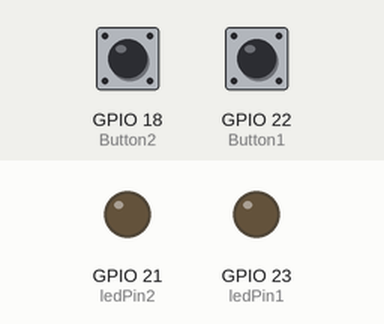
This sketch was run on a simulated ESP32. Shown: output pins drawn as LEDs (lit = HIGH). The inputs (shaded band) are chosen by the test bench; at power-on: GPIO 18 (Button2) HIGH, GPIO 22 (Button1) HIGH.

Above: at 1.2 s.
1.3 s: GPIO 18 (Button2) pulled LOW for 0.15 s
At 2.1 s:
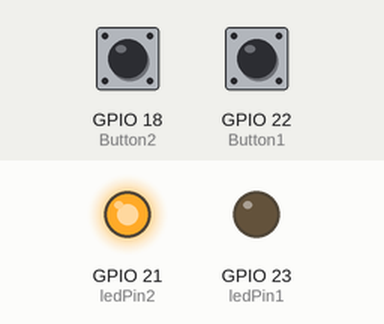
2.9 s: GPIO 22 (Button1) pulled LOW for 0.15 s
At 3.3 s:
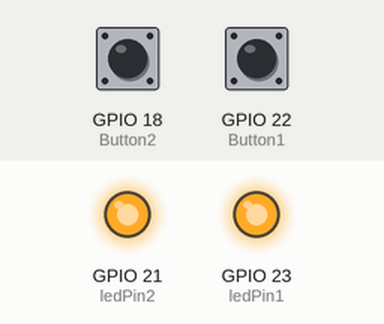
4.5 s: GPIO 18 (Button2) pulled LOW for 1 s
At 5.7 s:
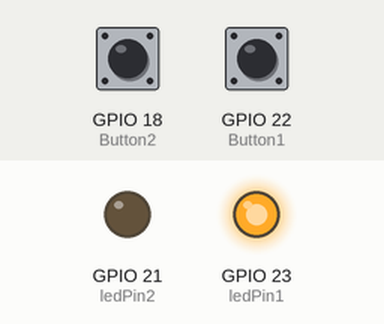
10.5 s: GPIO 18 (Button2) pulled LOW for 3.2 s
At 11.6 s:
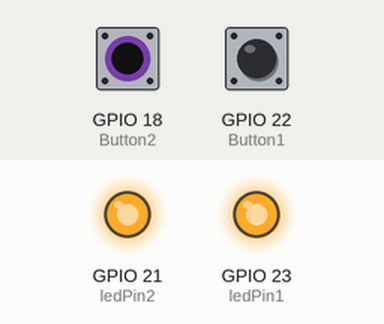
Timing chart, 0 to 13.5 s (numbered marks = the images above; inputs shaded):
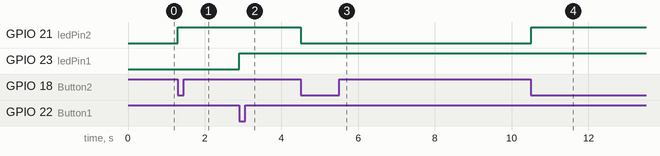

Measured:
- after the input at 1.3 s, GPIO 21 (ledPin2): LOW → HIGH at once
- after the input at 2.9 s, GPIO 23 (ledPin1): LOW → HIGH at once
- after the input at 4.5 s, GPIO 21 (ledPin2): HIGH → LOW at once
- after the input at 10.5 s, GPIO 21 (ledPin2): LOW → HIGH at once

The sketch:

A2X.ino
```cpp
#include <esp_now.h>
#include <WiFi.h>

#define Button1 22
#define ledPin1 23
#define Button2 18
#define ledPin2 21
uint8_t broadcastAddress[] = { 0xFF, 0xFF, 0xFF, 0xFF, 0xFF, 0xFF };

int Buttonstate1 = 0, Buttonstate2 = 0;
int count_value1 = 0, count_value2 = 0;
int prestate1 = 0, prestate2 = 0;
int onoff1 = 0, onoff2 = 0;
int state = 0;

int incoming_count;

// Variable to store if sending data was successful
String success;

//Structure example to send data
//Must match the receiver structure
typedef struct struct_message {
  int count, state, Stateask = 0,StateOther = 0;
  ;
} struct_message;

struct_message Send;
struct_message incomingReadings;

esp_now_peer_info_t peerInfo;

// Callback when data is sent
void OnDataSent(const uint8_t *mac_addr, esp_now_send_status_t status) {
  Serial.print("\r\nLast Packet Send Status:\t");
  Serial.println(status == ESP_NOW_SEND_SUCCESS ? "Delivery Success" : "Delivery Fail");
  if (status == 0) {
    success = "Delivery Success :)";
  } else {
    success = "Delivery Fail :(";
  }
}

// Callback when data is received
void OnDataRecv(const uint8_t *mac, const uint8_t *incomingData, int len) {
  memcpy(&incomingReadings, incomingData, sizeof(incomingReadings));
  Serial.print("Bytes received: ");
  if (incomingReadings.Stateask == 1) {
    Send.StateOther = onoff2;
    esp_err_t result = esp_now_send(broadcastAddress, (uint8_t *)&Send, sizeof(Send));

    if (result == ESP_OK) {
      Serial.println("Sent with success");
    } else {
      Serial.println("Error sending the data");
    }
  } else {
    state = incomingReadings.StateOther;
    incoming_count = incomingReadings.count;
  }
}

void setup() {
  // Init Serial Monitor
  Serial.begin(115200);
  // Set device as a Wi-Fi Station
  WiFi.mode(WIFI_STA);
  pinMode(Button1, INPUT_PULLUP);
  pinMode(Button2, INPUT_PULLUP);
  pinMode(ledPin1, OUTPUT);
  pinMode(ledPin2, OUTPUT);

  // Init ESP-NOW
  if (esp_now_init() != ESP_OK) {
    Serial.println("Error initializing ESP-NOW");
    return;
  }
  esp_now_register_send_cb(OnDataSent);

  // Register peer
  memcpy(peerInfo.peer_addr, broadcastAddress, 6);
  peerInfo.channel = 0;
  peerInfo.encrypt = false;

  // Add peer
  if (esp_now_add_peer(&peerInfo) != ESP_OK) {
    Serial.println("Failed to add peer");
    return;
  }
  // Register for a callback function that will be called when data is received
  esp_now_register_recv_cb(OnDataRecv);
}

void loop() {
  getReadings();
  // Send message via ESP-NOW
  delay(100);
}

void getReadings() {
  Buttonstate1 = digitalRead(Button1);
  Buttonstate2 = digitalRead(Button2);

  // check if the pushbutton is pressed. If it is, then the Buttonstate is HIGH:
  if (Buttonstate1 == LOW && prestate1 == 0) {
    PressButton1();
    prestate1 = 1;
  } else if (Buttonstate1 == HIGH) {
    prestate1 = 0;
  }
  if (Buttonstate2 == LOW && prestate2 == 0) {
    prestate2 = 1;
    PressButton2();
  } else if (Buttonstate2 == HIGH) {
    prestate2 = 0;
  }
}
void PressButton1() {
  count_value1++;
  onoff1 = count_value1 % 2;
  if (onoff1 == 1) {
    digitalWrite(ledPin1, HIGH);
  } else {
    digitalWrite(ledPin1, LOW);
  }
}
void PressButton2() {
  count_value2++;
  onoff2 = count_value2 % 2;
  if (onoff2 == 1) {
    digitalWrite(ledPin2, HIGH);
  } else {
    digitalWrite(ledPin2, LOW);
  }
}
```
